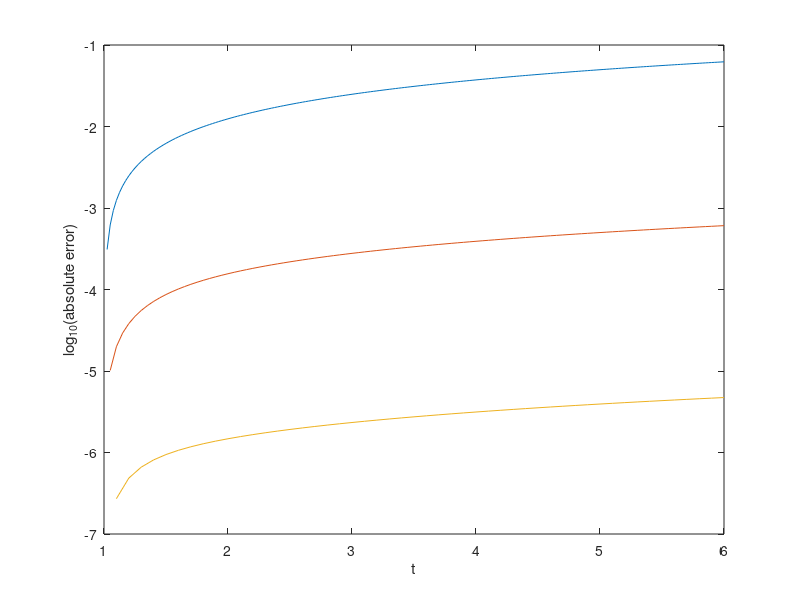

Reproduce this figure in MATLAB.
function s74f5
% Bradie: section 7.4, figure 5
%
% Goal: approximate the solution to x' = 1 + x/t, x(1) = 1 on the interval
% 1 <= t <= 6 using Euler, Modified Euler, and classical RK4 method,
% changing the step size so that each solution requires the same number of
% steps.
close all

a = 1; b = 6;
x0 = 1;

% RK4
N = 50;

dt = (b-a)/N;
t4 = a:dt:b; t4 = t4(:);

w4 = zeros(size(t4));
w4(1) = x0;

for i=1:N
    k1 = rhs(t4(i), w4(i));
    k2 = rhs(t4(i) + dt/2, w4(i) + dt/2*k1);
    k3 = rhs(t4(i) + dt/2, w4(i) + dt/2*k2);
    k4 = rhs(t4(i) + dt, w4(i) + dt*k3);

    dw = (k1 + 2*k2 + 2*k3 + k4)/6*dt;
    w4(i+1) = w4(i) + dw;
end

x = t4.*(1 + log(t4));
ew4 = abs(x - w4);

% Modified Euler
N = 100;

dt = (b-a)/N;
t2 = a:dt:b; t2 = t2(:);

w2 = zeros(size(t2));
w2(1) = x0;

for i=1:N
    k1 = rhs(t2(i), w2(i));
    k2 = rhs(t2(i) + dt/2, w2(i) + dt/2*k1);

    dw = k2*dt;
    w2(i+1) = w2(i) + dw;
end
x = t2.*(1 + log(t2));
ew2 = abs(x - w2);

% Standard Euler

N = 200;

dt = (b-a)/N;
t1 = a:dt:b; t1 = t1(:);

w1 = zeros(size(t1));
w1(1) = x0;

for i=1:N
    dw = rhs(t1(i), w1(i))*dt;
    w1(i+1) = w1(i) + dw;
end
x = t1.*(1 + log(t1));
ew1 = abs(x - w1);

% do the plotting
plot(t1, log10(ew1), t2, log10(ew2), t4, log10(ew4))
xlabel('t')
ylabel('log_{10}(absolute error)')
end

function f = rhs(t, x)
  f = 1 + x/t;
end